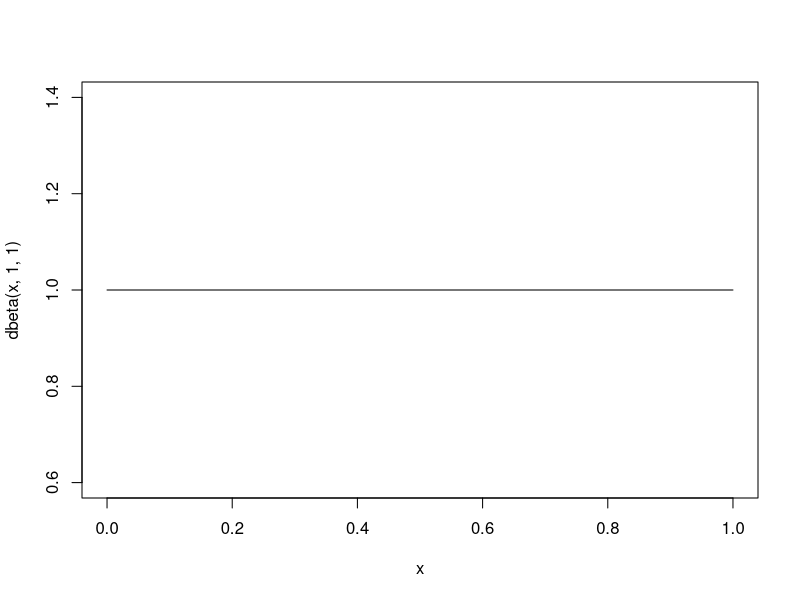
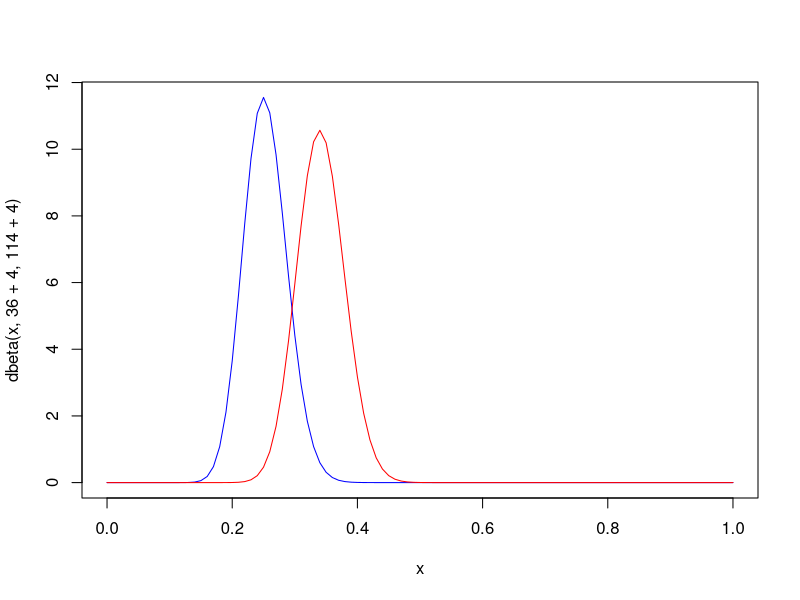
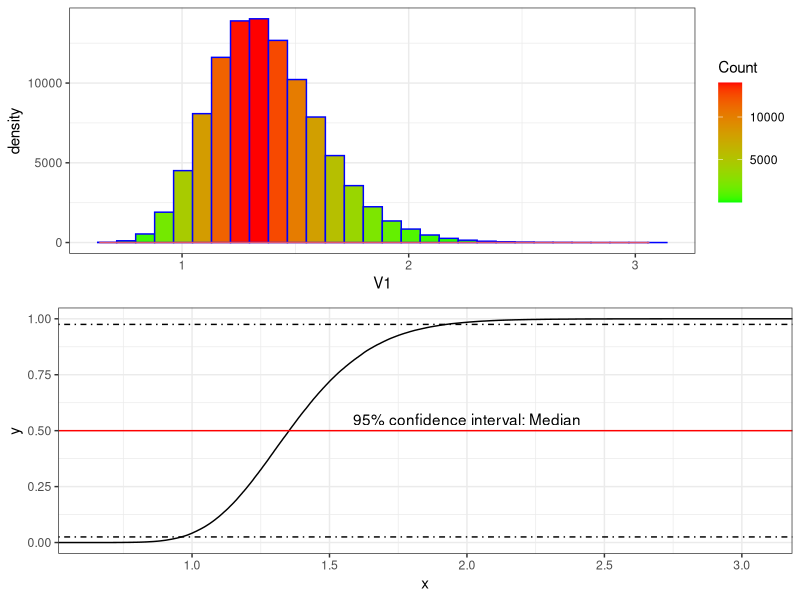

The R source for these figures, in order:

library(ggplot2)
library(grid)
library(gridExtra)

curve(dbeta(x, 1,1)) # these are our weak priors for the AB test.  We don't know or have any reason to believe A over B

curve(dbeta(x, 36+4, 114+4), col = "blue")
curve(dbeta(x, 50+4, 100+4), add = TRUE, col = "red")
 
n.trials <- 100000
prior.alpha <- 4
prior.beta <- 4

a.samples <- rbeta(n.trials,36+prior.alpha,114+prior.beta)
b.samples <- rbeta(n.trials,50+prior.alpha,100+prior.beta)
p.b_superior <- sum(b.samples > a.samples)/n.trials

# p.b_superior
# par(mfrow = c(2,1))
# hist(b.samples/a.samples, breaks = 40)
# lines(density(b.samples/a.samples), lwd = 2)
# plot(ecdf(b.samples/a.samples)) 

data <- as.data.frame(b.samples/a.samples)
names(data) <- "V1"

hist_plot <- ggplot(
  data = data, 
  aes(V1)
) + geom_histogram(
  col = "blue", 
  # alpha = .7, 
  aes(fill = ..count..)
  ) + 
  geom_density(
    col = 2
  ) +
  scale_fill_gradient(
    "Count", 
    low = "green", 
    high = "red"
  ) + theme_bw()

cdf_data <- data.frame(x = b.samples/a.samples)
cdf_plot <- ggplot(
  cdf_data, 
  aes(x)
) + stat_ecdf() + 
  geom_hline(yintercept = .50, col = "red") +
  geom_hline(yintercept = .975, linetype = "dotdash", col = "black") + 
  geom_hline(yintercept = .025, linetype = "dotdash", col = "black") + 
  annotate("text", x = 2.0, y =.55, label = "95% confidence interval: Median") + 
  theme_bw()
  

grid.arrange(hist_plot, cdf_plot)




#plot(ecdf(rbeta(1000, 1,1)))
